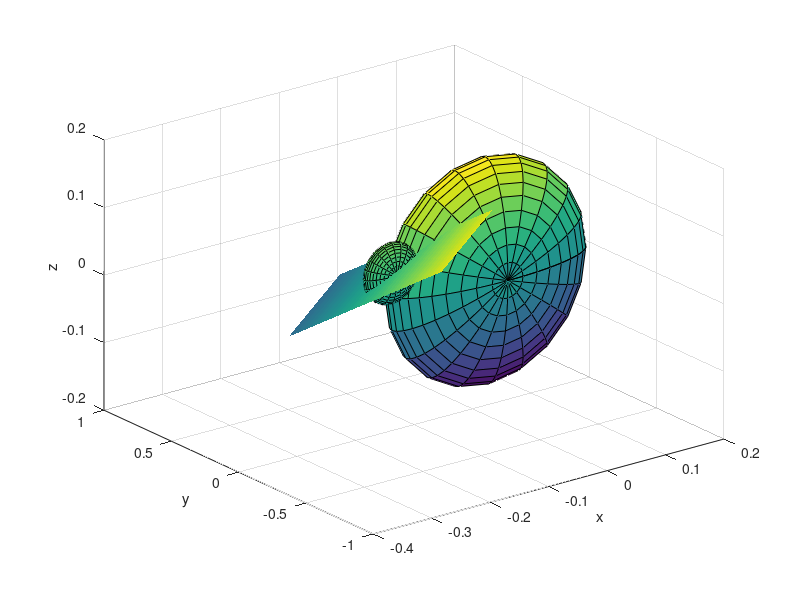

Recreate this plot in MATLAB.
clc;clear;close all;
planeO=[-.1616,0.0472,-0.0944];         %origin of plane  (X,Z,Y)
x=linspace(planeO(1)+.1,planeO(1)-.1,100);
y=linspace(planeO(2)+.1,planeO(2)-.1,100);
[X,Y]=meshgrid(x,y);
t=0;                %time
MS=147000;          %motor speed cnts/s
cnts=101750;        %cnts per 1 rotation
T=cnts/MS;          %period
omega=2*pi/T;       %angular velocity
wheelR=.0254;       %radius of exterior wheel in inches

%plane
figure
planeO=[-.1616,0.0472,-0.0944];         %origin of plane  (X,Z,Y)
PlaneZ=(0.034*(X-planeO(1))-0.07874*(Y-planeO(2)))/0.01387+planeO(3);
surf(X,PlaneZ,Y)
hold on
shading flat
xlabel('x')
ylabel('y')
zlabel('z')
%axis equal

%upper sphere
uxo=cos(omega*t+pi/6)*wheelR;
uyo=sind(omega*t+pi/6)*wheelR;
uzo=0;
usr=.168;
[X1,Y1,Z1]=sphere;
XU=X1*usr+uxo;
YU=Y1*usr+uzo;
ZU=Z1*usr+uyo;
surf(XU,ZU,YU);
% 
%  USZ1=sqrt(usr^2-(X-uxo).^2-(Y-uyo).^2)-uzo;
%  USZ2=-sqrt(usr^2-(X-uxo).^2-(Y-uyo).^2)-uzo;
%  surf(XU,YU,USZ1)
% %  surf(X,Y,USZ2)

%lower sphere
lxo=planeO(1);
lyo=planeO(2);
lzo=planeO(3);
lsr=.04572;
XL=X1*lsr+lxo;
YL=Y1*lsr+lyo;
ZL=Z1*lsr+lzo;
surf(XL,ZL,YL);

% LSZ1=sqrt(lsr^2-(X-lxo).^2-(Y-lyo).^2)-lzo;
% LSZ2=-sqrt(lsr^2-(X-lxo).^2-(Y-lyo).^2)-lzo;
% surf(X,Y,LSZ1)
% surf(X,Y,LSZ2)

